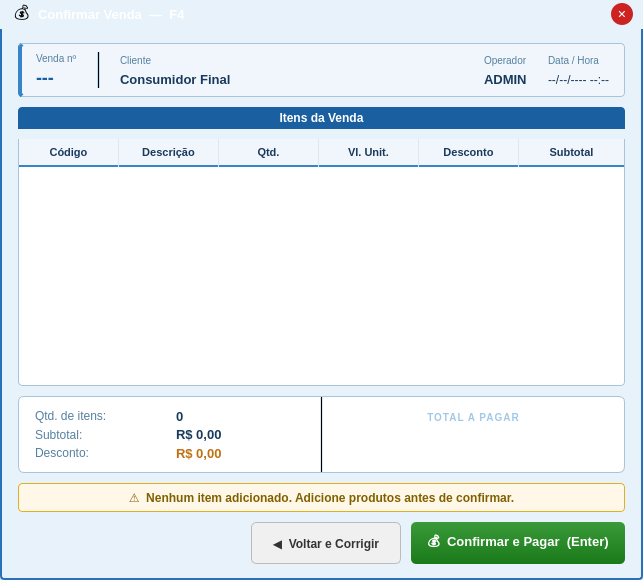
<?xml version="1.0" encoding="UTF-8"?>
<ui version="4.0">
 <class>ModalConfirmacaoVenda</class>
 <widget class="QDialog" name="ModalConfirmacaoVenda">
  <property name="geometry">
   <rect>
    <x>0</x>
    <y>0</y>
    <width>643</width>
    <height>580</height>
   </rect>
  </property>
  <property name="windowTitle">
   <string>CSPdv - Confirmar Venda</string>
  </property>
  <property name="styleSheet">
   <string notr="true">QDialog { background-color: #e8f2fa; font-family: Arial; }</string>
  </property>
  <property name="modal">
   <bool>true</bool>
  </property>
  <layout class="QVBoxLayout" name="mainVLayout">
   <property name="spacing">
    <number>0</number>
   </property>
   <property name="leftMargin">
    <number>0</number>
   </property>
   <property name="topMargin">
    <number>0</number>
   </property>
   <property name="rightMargin">
    <number>0</number>
   </property>
   <property name="bottomMargin">
    <number>0</number>
   </property>
   <item>
    <widget class="QFrame" name="frameTitleBar">
     <property name="styleSheet">
      <string notr="true">
       QFrame#frameTitleBar {
        background: qlineargradient(x1:0,y1:0,x2:0,y2:1,
         stop:0 #3d90d8, stop:1 #1a5fa0);
        border-top-left-radius: 4px;
        border-top-right-radius: 4px;
       }
      </string>
     </property>
     <layout class="QHBoxLayout" name="titleHL">
      <property name="spacing">
       <number>8</number>
      </property>
      <property name="leftMargin">
       <number>14</number>
      </property>
      <property name="topMargin">
       <number>0</number>
      </property>
      <property name="rightMargin">
       <number>10</number>
      </property>
      <property name="bottomMargin">
       <number>0</number>
      </property>
      <item>
       <widget class="QLabel" name="lblTitleIcon">
        <property name="styleSheet">
         <string notr="true">font-size:16px;</string>
        </property>
        <property name="text">
         <string>💰</string>
        </property>
       </widget>
      </item>
      <item>
       <widget class="QLabel" name="lblTitulo">
        <property name="styleSheet">
         <string notr="true">color:white;font-size:13px;font-weight:bold;</string>
        </property>
        <property name="text">
         <string>Confirmar Venda  —  F4</string>
        </property>
       </widget>
      </item>
      <item>
       <spacer name="titleSpacer">
        <property name="orientation">
         <enum>Qt::Horizontal</enum>
        </property>
        <property name="sizeHint" stdset="0">
         <size>
          <width>20</width>
          <height>10</height>
         </size>
        </property>
       </spacer>
      </item>
      <item>
       <widget class="QPushButton" name="btnFechar">
        <property name="minimumSize">
         <size>
          <width>22</width>
          <height>22</height>
         </size>
        </property>
        <property name="maximumSize">
         <size>
          <width>22</width>
          <height>22</height>
         </size>
        </property>
        <property name="styleSheet">
         <string notr="true">
          QPushButton{background-color:#cc2222;border:none;border-radius:11px;color:white;font-size:11px;font-weight:bold;}
          QPushButton:hover{background-color:#e03030;}
          QPushButton:pressed{background-color:#aa1010;}
         </string>
        </property>
        <property name="text">
         <string>✕</string>
        </property>
        <property name="shortcut">
         <string>Esc</string>
        </property>
       </widget>
      </item>
     </layout>
    </widget>
   </item>
   <item>
    <widget class="QFrame" name="frameConteudo">
     <property name="styleSheet">
      <string notr="true">
       QFrame#frameConteudo {
        background-color: #e8f2fa;
        border: 2px solid #2a70b8;
        border-top: none;
        border-bottom-left-radius: 4px;
        border-bottom-right-radius: 4px;
       }
      </string>
     </property>
     <layout class="QVBoxLayout" name="conteudoVLayout">
      <property name="spacing">
       <number>10</number>
      </property>
      <property name="leftMargin">
       <number>16</number>
      </property>
      <property name="topMargin">
       <number>14</number>
      </property>
      <property name="rightMargin">
       <number>16</number>
      </property>
      <property name="bottomMargin">
       <number>14</number>
      </property>
      <item>
       <widget class="QFrame" name="frameInfoVenda">
        <property name="styleSheet">
         <string notr="true">
          QFrame#frameInfoVenda {
           background-color: #f0f6fc;
           border: 1px solid #a8c4d8;
           border-left: 4px solid #3585c8;
           border-radius: 4px;
          }
         </string>
        </property>
        <layout class="QHBoxLayout" name="infoVendaHL">
         <property name="spacing">
          <number>20</number>
         </property>
         <property name="leftMargin">
          <number>14</number>
         </property>
         <property name="topMargin">
          <number>8</number>
         </property>
         <property name="rightMargin">
          <number>14</number>
         </property>
         <property name="bottomMargin">
          <number>8</number>
         </property>
         <item>
          <layout class="QVBoxLayout">
           <property name="spacing">
            <number>2</number>
           </property>
           <item>
            <widget class="QLabel" name="lblNumVendaLabel">
             <property name="styleSheet">
              <string notr="true">font-size:10px;color:#5580a0;</string>
             </property>
             <property name="text">
              <string>Venda nº</string>
             </property>
            </widget>
           </item>
           <item>
            <widget class="QLabel" name="lblNumVendaValor">
             <property name="styleSheet">
              <string notr="true">font-size:18px;font-weight:bold;color:#1a5fa0;</string>
             </property>
             <property name="text">
              <string>---</string>
             </property>
            </widget>
           </item>
          </layout>
         </item>
         <item>
          <widget class="QFrame" name="frameSep1">
           <property name="styleSheet">
            <string notr="true">background-color:#c0d8ec;</string>
           </property>
           <property name="frameShape">
            <enum>QFrame::VLine</enum>
           </property>
          </widget>
         </item>
         <item>
          <layout class="QVBoxLayout">
           <property name="spacing">
            <number>2</number>
           </property>
           <item>
            <widget class="QLabel" name="lblClienteLabel">
             <property name="styleSheet">
              <string notr="true">font-size:10px;color:#5580a0;</string>
             </property>
             <property name="text">
              <string>Cliente</string>
             </property>
            </widget>
           </item>
           <item>
            <widget class="QLabel" name="lblClienteValor">
             <property name="styleSheet">
              <string notr="true">font-size:13px;font-weight:bold;color:#1a3a5c;</string>
             </property>
             <property name="text">
              <string>Consumidor Final</string>
             </property>
            </widget>
           </item>
          </layout>
         </item>
         <item>
          <spacer>
           <property name="orientation">
            <enum>Qt::Horizontal</enum>
           </property>
           <property name="sizeHint" stdset="0">
            <size>
             <width>10</width>
             <height>10</height>
            </size>
           </property>
          </spacer>
         </item>
         <item>
          <layout class="QVBoxLayout">
           <property name="spacing">
            <number>2</number>
           </property>
           <item>
            <widget class="QLabel" name="lblOperadorLabel">
             <property name="styleSheet">
              <string notr="true">font-size:10px;color:#5580a0;</string>
             </property>
             <property name="text">
              <string>Operador</string>
             </property>
            </widget>
           </item>
           <item>
            <widget class="QLabel" name="lblOperadorValor">
             <property name="styleSheet">
              <string notr="true">font-size:13px;font-weight:bold;color:#1a3a5c;</string>
             </property>
             <property name="text">
              <string>ADMIN</string>
             </property>
            </widget>
           </item>
          </layout>
         </item>
         <item>
          <layout class="QVBoxLayout">
           <property name="spacing">
            <number>2</number>
           </property>
           <item>
            <widget class="QLabel" name="lblDataHoraLabel">
             <property name="styleSheet">
              <string notr="true">font-size:10px;color:#5580a0;</string>
             </property>
             <property name="text">
              <string>Data / Hora</string>
             </property>
            </widget>
           </item>
           <item>
            <widget class="QLabel" name="lblDataHoraValor">
             <property name="styleSheet">
              <string notr="true">font-size:12px;color:#1a3a5c;</string>
             </property>
             <property name="text">
              <string>--/--/---- --:--</string>
             </property>
            </widget>
           </item>
          </layout>
         </item>
        </layout>
       </widget>
      </item>
      <item>
       <widget class="QLabel" name="lblItensHeader">
        <property name="styleSheet">
         <string notr="true">
          QLabel {
           background-color: #1a5fa0;
           color: white;
           font-size: 12px;
           font-weight: bold;
           padding: 4px 8px;
           border-top-left-radius: 4px;
           border-top-right-radius: 4px;
          }
         </string>
        </property>
        <property name="text">
         <string>Itens da Venda</string>
        </property>
        <property name="alignment">
         <set>Qt::AlignCenter</set>
        </property>
       </widget>
      </item>
      <item>
       <widget class="QTableWidget" name="tableResumoItens">
        <property name="styleSheet">
         <string notr="true">
          QTableWidget{background-color:#ffffff;alternate-background-color:#f4f9fc;border:1px solid #a8c4d8;border-top:none;border-bottom-left-radius:4px;border-bottom-right-radius:4px;font-size:12px;gridline-color:#dce8f0;outline:0;}
          QTableWidget::item{padding:4px 8px;color:#111111;}
          QTableWidget::item:selected{background-color:#3585c8;color:#ffffff;}
          QHeaderView::section:horizontal{background-color:#f0f6fc;color:#1a3a5c;font-size:11px;font-weight:bold;padding:4px 8px;border:none;border-right:1px solid #dce8f0;border-bottom:2px solid #3585c8;}
          QHeaderView::section:horizontal:last{border-right:none;}
          QHeaderView::section:horizontal:checked{background-color:#f0f6fc;color:#1a3a5c;}
          QHeaderView::section:vertical{background-color:#f0f6fc;color:#f0f6fc;border:none;border-bottom:1px solid #dce8f0;border-right:1px solid #dce8f0;width:14px;}
          QHeaderView::section:vertical:checked{background-color:#3585c8;color:#3585c8;}
          QTableCornerButton::section{background-color:#f0f6fc;border:none;border-bottom:2px solid #3585c8;border-right:1px solid #dce8f0;}
          QScrollBar:vertical{background:#f0f4f8;width:8px;margin:0;}
          QScrollBar::handle:vertical{background:#a8c4d8;border-radius:3px;min-height:20px;}
          QScrollBar::handle:vertical:hover{background:#3585c8;}
          QScrollBar::add-line:vertical,QScrollBar::sub-line:vertical{height:0px;}
         </string>
        </property>
        <property name="editTriggers">
         <set>QAbstractItemView::NoEditTriggers</set>
        </property>
        <property name="alternatingRowColors">
         <bool>true</bool>
        </property>
        <property name="selectionMode">
         <enum>QAbstractItemView::SingleSelection</enum>
        </property>
        <property name="selectionBehavior">
         <enum>QAbstractItemView::SelectRows</enum>
        </property>
        <property name="showGrid">
         <bool>true</bool>
        </property>
        <property name="sortingEnabled">
         <bool>false</bool>
        </property>
        <property name="rowCount">
         <number>0</number>
        </property>
        <property name="columnCount">
         <number>6</number>
        </property>
        <attribute name="horizontalHeaderVisible">
         <bool>true</bool>
        </attribute>
        <attribute name="horizontalHeaderDefaultSectionSize">
         <number>100</number>
        </attribute>
        <attribute name="horizontalHeaderHighlightSections">
         <bool>false</bool>
        </attribute>
        <attribute name="horizontalHeaderStretchLastSection">
         <bool>true</bool>
        </attribute>
        <attribute name="verticalHeaderVisible">
         <bool>true</bool>
        </attribute>
        <attribute name="verticalHeaderDefaultSectionSize">
         <number>28</number>
        </attribute>
        <attribute name="verticalHeaderHighlightSections">
         <bool>false</bool>
        </attribute>
        <column>
         <property name="text">
          <string>Código</string>
         </property>
        </column>
        <column>
         <property name="text">
          <string>Descrição</string>
         </property>
        </column>
        <column>
         <property name="text">
          <string>Qtd.</string>
         </property>
        </column>
        <column>
         <property name="text">
          <string>Vl. Unit.</string>
         </property>
        </column>
        <column>
         <property name="text">
          <string>Desconto</string>
         </property>
        </column>
        <column>
         <property name="text">
          <string>Subtotal</string>
         </property>
        </column>
       </widget>
      </item>
      <item>
       <widget class="QFrame" name="frameTotais">
        <property name="styleSheet">
         <string notr="true">
          QFrame#frameTotais {
           background-color: #ffffff;
           border: 1px solid #a8c4d8;
           border-radius: 6px;
          }
         </string>
        </property>
        <layout class="QHBoxLayout" name="totaisHL">
         <property name="spacing">
          <number>0</number>
         </property>
         <property name="leftMargin">
          <number>0</number>
         </property>
         <property name="topMargin">
          <number>0</number>
         </property>
         <property name="rightMargin">
          <number>0</number>
         </property>
         <property name="bottomMargin">
          <number>0</number>
         </property>
         <item>
          <widget class="QFrame" name="frameTotaisEsq">
           <property name="styleSheet">
            <string notr="true">QFrame{background-color:transparent;}</string>
           </property>
           <layout class="QVBoxLayout" name="totaisEsqVL">
            <property name="spacing">
             <number>0</number>
            </property>
            <property name="leftMargin">
             <number>16</number>
            </property>
            <property name="topMargin">
             <number>10</number>
            </property>
            <property name="rightMargin">
             <number>16</number>
            </property>
            <property name="bottomMargin">
             <number>10</number>
            </property>
            <item>
             <layout class="QHBoxLayout">
              <property name="spacing">
               <number>12</number>
              </property>
              <item>
               <widget class="QLabel" name="lblQtdItensLabel">
                <property name="styleSheet">
                 <string notr="true">font-size:12px;color:#5580a0;min-width:110px;</string>
                </property>
                <property name="text">
                 <string>Qtd. de itens:</string>
                </property>
               </widget>
              </item>
              <item>
               <widget class="QLabel" name="lblQtdItensValor">
                <property name="styleSheet">
                 <string notr="true">font-size:13px;font-weight:bold;color:#1a3a5c;</string>
                </property>
                <property name="text">
                 <string>0</string>
                </property>
               </widget>
              </item>
             </layout>
            </item>
            <item>
             <layout class="QHBoxLayout">
              <property name="spacing">
               <number>12</number>
              </property>
              <item>
               <widget class="QLabel" name="lblSubtotalLabel">
                <property name="styleSheet">
                 <string notr="true">font-size:12px;color:#5580a0;min-width:110px;</string>
                </property>
                <property name="text">
                 <string>Subtotal:</string>
                </property>
               </widget>
              </item>
              <item>
               <widget class="QLabel" name="lblSubtotalValor">
                <property name="styleSheet">
                 <string notr="true">font-size:13px;font-weight:bold;color:#1a3a5c;</string>
                </property>
                <property name="text">
                 <string>R$ 0,00</string>
                </property>
               </widget>
              </item>
             </layout>
            </item>
            <item>
             <layout class="QHBoxLayout">
              <property name="spacing">
               <number>12</number>
              </property>
              <item>
               <widget class="QLabel" name="lblDescontoLabel">
                <property name="styleSheet">
                 <string notr="true">font-size:12px;color:#5580a0;min-width:110px;</string>
                </property>
                <property name="text">
                 <string>Desconto:</string>
                </property>
               </widget>
              </item>
              <item>
               <widget class="QLabel" name="lblDescontoValor">
                <property name="styleSheet">
                 <string notr="true">font-size:13px;font-weight:bold;color:#c07010;</string>
                </property>
                <property name="text">
                 <string>R$ 0,00</string>
                </property>
               </widget>
              </item>
             </layout>
            </item>
           </layout>
          </widget>
         </item>
         <item>
          <widget class="QFrame" name="frameSepTotais">
           <property name="styleSheet">
            <string notr="true">background-color:#dce8f0;</string>
           </property>
           <property name="frameShape">
            <enum>QFrame::VLine</enum>
           </property>
          </widget>
         </item>
         <item>
          <widget class="QFrame" name="frameTotalDestaque">
           <property name="styleSheet">
            <string notr="true">
             QFrame#frameTotalDestaque {
              background: qlineargradient(x1:0,y1:0,x2:0,y2:1,
               stop:0 #1a5fa0, stop:1 #0e3878);
              border-radius: 5px;
              margin: 4px;
             }
            </string>
           </property>
           <layout class="QVBoxLayout" name="totalDestaqueVL">
            <property name="spacing">
             <number>2</number>
            </property>
            <property name="leftMargin">
             <number>20</number>
            </property>
            <property name="topMargin">
             <number>10</number>
            </property>
            <property name="rightMargin">
             <number>20</number>
            </property>
            <property name="bottomMargin">
             <number>10</number>
            </property>
            <item>
             <widget class="QLabel" name="lblTotalLabel">
              <property name="styleSheet">
               <string notr="true">font-size:10px;font-weight:bold;color:#a0c8e8;letter-spacing:1px;</string>
              </property>
              <property name="text">
               <string>TOTAL A PAGAR</string>
              </property>
              <property name="alignment">
               <set>Qt::AlignCenter</set>
              </property>
             </widget>
            </item>
            <item>
             <widget class="QLabel" name="lblTotalValor">
              <property name="styleSheet">
               <string notr="true">font-size:28px;font-weight:bold;color:white;</string>
              </property>
              <property name="text">
               <string>R$ 0,00</string>
              </property>
              <property name="alignment">
               <set>Qt::AlignCenter</set>
              </property>
             </widget>
            </item>
           </layout>
          </widget>
         </item>
        </layout>
       </widget>
      </item>
      <item>
       <widget class="QLabel" name="lblAvisoVazio">
        <property name="visible">
         <bool>false</bool>
        </property>
        <property name="styleSheet">
         <string notr="true">
          QLabel {
           background-color: #fff8e8;
           border: 1px solid #e0b020;
           border-radius: 4px;
           font-size: 12px;
           font-weight: bold;
           color: #806000;
           padding: 6px 12px;
          }
         </string>
        </property>
        <property name="text">
         <string>⚠  Nenhum item adicionado. Adicione produtos antes de confirmar.</string>
        </property>
        <property name="alignment">
         <set>Qt::AlignCenter</set>
        </property>
       </widget>
      </item>
      <item>
       <layout class="QHBoxLayout" name="botoesHL">
        <property name="spacing">
         <number>10</number>
        </property>
        <item>
         <spacer name="btnSpacer">
          <property name="orientation">
           <enum>Qt::Horizontal</enum>
          </property>
          <property name="sizeHint" stdset="0">
           <size>
            <width>20</width>
            <height>10</height>
           </size>
          </property>
         </spacer>
        </item>
        <item>
         <widget class="QPushButton" name="btnVoltarCorrigir">
          <property name="minimumSize">
           <size>
            <width>150</width>
            <height>42</height>
           </size>
          </property>
          <property name="styleSheet">
           <string notr="true">
            QPushButton{background-color:#f0f0f0;color:#333333;font-size:12px;font-weight:bold;border:1px solid #bbbbbb;border-radius:5px;padding:5px 14px;}
            QPushButton:hover{background-color:#e0e0e0;}
            QPushButton:pressed{background-color:#cccccc;}
           </string>
          </property>
          <property name="text">
           <string>◀  Voltar e Corrigir</string>
          </property>
          <property name="shortcut">
           <string>Esc</string>
          </property>
         </widget>
        </item>
        <item>
         <widget class="QPushButton" name="btnConfirmarPagamento">
          <property name="minimumSize">
           <size>
            <width>200</width>
            <height>42</height>
           </size>
          </property>
          <property name="styleSheet">
           <string notr="true">
            QPushButton{background:qlineargradient(x1:0,y1:0,x2:0,y2:1,stop:0 #3a9a3a,stop:1 #1a7a1a);color:white;font-size:13px;font-weight:bold;border:none;border-radius:5px;padding:5px 16px;}
            QPushButton:hover{background:qlineargradient(x1:0,y1:0,x2:0,y2:1,stop:0 #48aa48,stop:1 #288828);}
            QPushButton:pressed{background:qlineargradient(x1:0,y1:0,x2:0,y2:1,stop:0 #1a7a1a,stop:1 #0e5a0e);}
            QPushButton:disabled{background:#9dbfda;color:#c0d8ec;}
           </string>
          </property>
          <property name="text">
           <string>💰  Confirmar e Pagar  (Enter)</string>
          </property>
          <property name="shortcut">
           <string>Return</string>
          </property>
          <property name="default">
           <bool>true</bool>
          </property>
         </widget>
        </item>
       </layout>
      </item>
     </layout>
    </widget>
   </item>
  </layout>
 </widget>
 <resources/>
 <connections>
  <connection>
   <sender>btnFechar</sender>
   <signal>clicked()</signal>
   <receiver>ModalConfirmacaoVenda</receiver>
   <slot>reject()</slot>
   <hints>
    <hint type="sourcelabel">
     <x>20</x>
     <y>20</y>
    </hint>
    <hint type="destinationlabel">
     <x>20</x>
     <y>20</y>
    </hint>
   </hints>
  </connection>
  <connection>
   <sender>btnVoltarCorrigir</sender>
   <signal>clicked()</signal>
   <receiver>ModalConfirmacaoVenda</receiver>
   <slot>reject()</slot>
   <hints>
    <hint type="sourcelabel">
     <x>20</x>
     <y>20</y>
    </hint>
    <hint type="destinationlabel">
     <x>20</x>
     <y>20</y>
    </hint>
   </hints>
  </connection>
  <connection>
   <sender>btnConfirmarPagamento</sender>
   <signal>clicked()</signal>
   <receiver>ModalConfirmacaoVenda</receiver>
   <slot>accept()</slot>
   <hints>
    <hint type="sourcelabel">
     <x>20</x>
     <y>20</y>
    </hint>
    <hint type="destinationlabel">
     <x>20</x>
     <y>20</y>
    </hint>
   </hints>
  </connection>
 </connections>
</ui>
